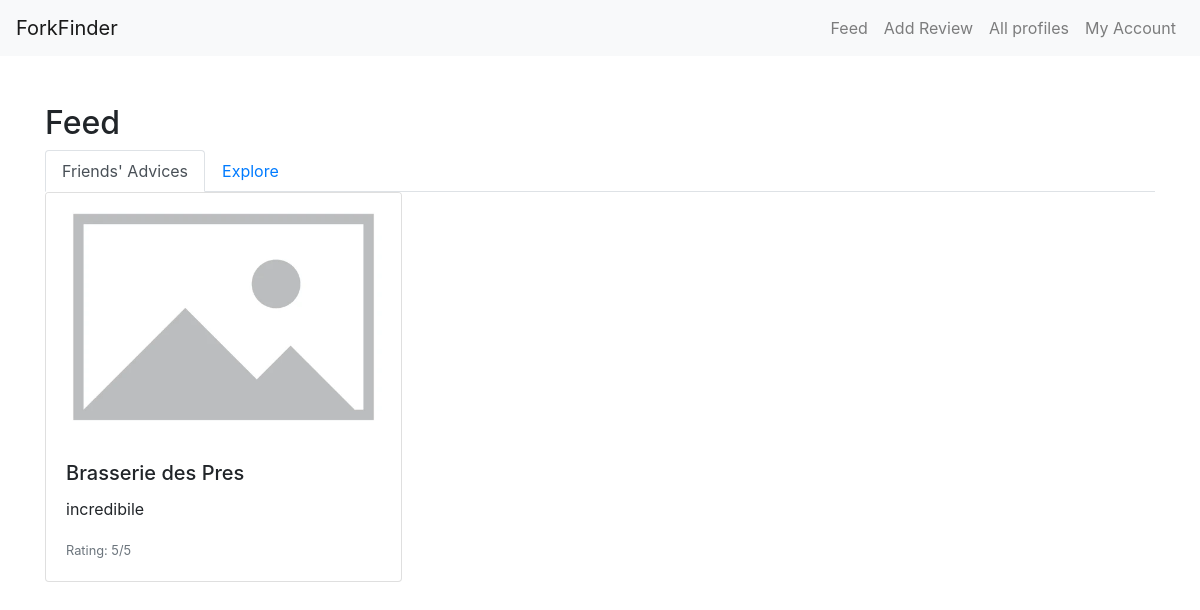
The app's page / (signed in) with its own data.
### core/models.py (models this page shows, shortened)
class Review(models.Model):
    user= models.ForeignKey(
        User, related_name="reviews", on_delete=models.CASCADE)
    restaurant = models.ForeignKey(
        Restaurant, on_delete=models.CASCADE)
    body = models.CharField(max_length=140)
    rating = models.PositiveSmallIntegerField()
    photo = models.ImageField(upload_to='review_photos/')
    created_at = models.DateTimeField(auto_now_add=True)

class Restaurant(models.Model):
    name = models.CharField(max_length=60)  #modify with API
    location = models.CharField(max_length=60)

### core/views.py (the view)
# urls.py: path("", feed_view, name="feed"),
@login_required
def feed_view(request):
    return render(request, 'feed.html')

### templates/feed.html (shortened to what this page needs)
{% extends "base.html" %}
{% block content %}
<h2>Feed</h2>
<ul class="nav nav-tabs" id="feedTabs" role="tablist">
    <li class="nav-item">
        <a class="nav-link active" id="friends-tab" data-toggle="tab" href="#friends" role="tab" aria-controls="friends" aria-selected="true">Friends' Advices</a>
    </li>
    <li class="nav-item">
        <a class="nav-link" id="explore-tab" data-toggle="tab" href="#explore" role="tab" aria-controls="explore" aria-selected="false">Explore</a>
    </li>
</ul>
<div class="tab-content scrollable-container" id="feedTabsContent">
    <div class="tab-pane fade show active" id="friends" role="tabpanel" aria-labelledby="friends-tab">
        <div class="card-columns">
            {% for followed in user.profile.follows.all %}
                {% for review in followed.user.reviews.all %}
                <div class="card mb-4">
                    <img src="{{ review.photo.url }}" class="card-img-top" alt="Restaurant Photo">
                    <div class="card-body">
                        <h5 class="card-title">{{ review.restaurant.name }}</h5>
                        <p class="card-text">{{ review.body }}</p>
                        <p class="card-text"><small class="text-muted">Rating: {{ review.rating }}/5</small></p>
                    </div>
                </div>
                {% endfor %}
            {% endfor %}
        </div>
    </div>
</div>
{% endblock %}

### templates/base.html (style rules this page uses)
.card-columns { column-count: 3; }
.scrollable-container { height: 80vh; overflow-y: auto; }

### records on screen
Review: photo (placeholder picture), restaurant.name "Brasserie des Pres", body "incredibile", rating "5"
